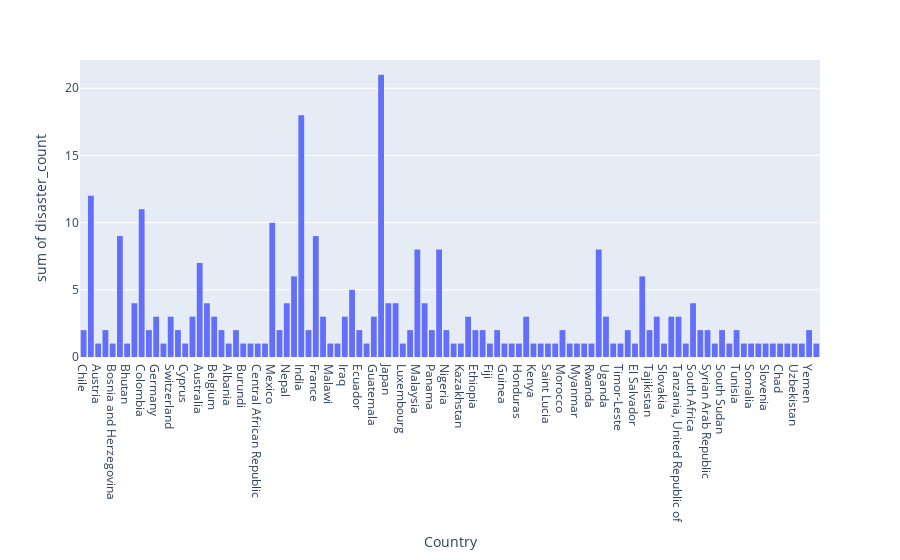

This figure's notebook cell:
### Code cell
# df.reset_index()
px.histogram(df, x='Country', y='disaster_count')

### Figure 1 — Plotly figure (JSON) as saved in the notebook; plotly's stock layout.template omitted (floating-point values rounded to 4 significant figures; data arrays with more than 128 entries replaced by an {"elided": "..."} marker saying what was removed)
{"data": [{"alignmentgroup": "True", "bingroup": "x", "histfunc": "sum", "hovertemplate": "Country=%{x}<br>sum of disaster_count=%{y}<extra></extra>", "legendgroup": "", "marker": {"color": "#636efa", "pattern": {"shape": ""}}, "name": "", "offsetgroup": "", "orientation": "v", "showlegend": false, "type": "histogram", "x": {"elided": "296 str values"}, "xaxis": "x", "y": {"elided": "296 int values"}, "yaxis": "y"}], "layout": {"barmode": "relative", "legend": {"tracegroupgap": 0}, "margin": {"t": 60}, "xaxis": {"anchor": "y", "domain": [0, 1], "title": {"text": "Country"}}, "yaxis": {"anchor": "x", "domain": [0, 1], "title": {"text": "sum of disaster_count"}}}}
